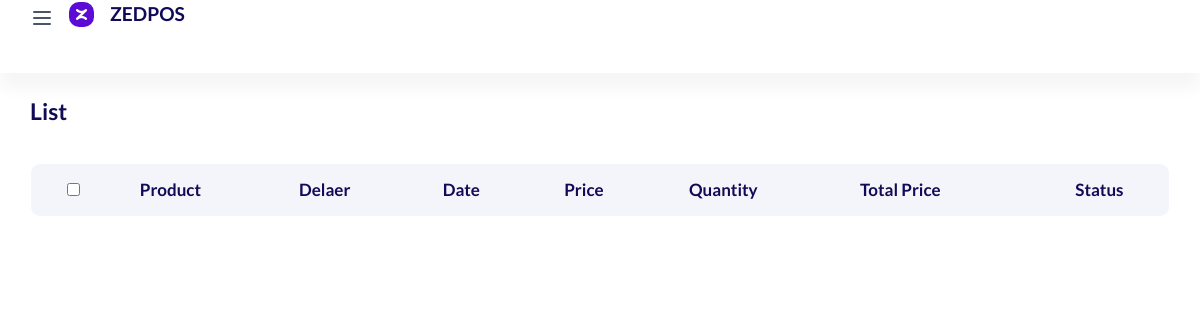
The app's page /dealers/brought/1/, older data.
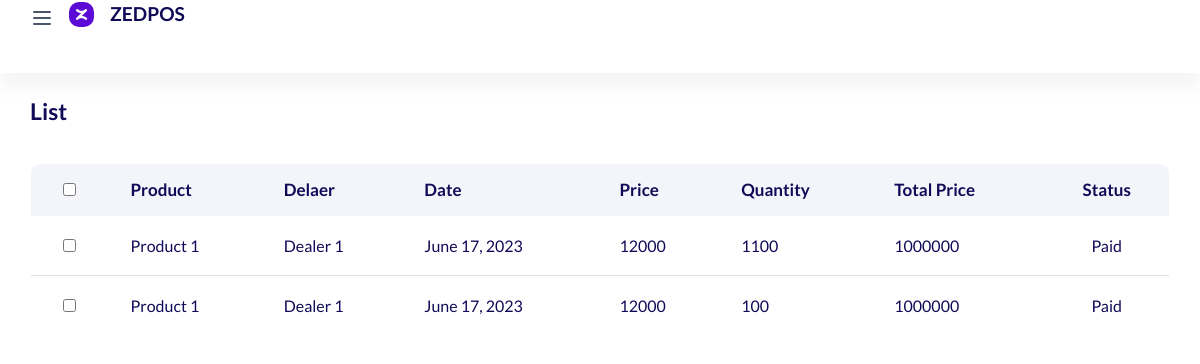
The same page, newer data.
### warehouse/models.py (models this page shows, shortened)
class Warehouse(models.Model):
    STATUS = (
        ('Paid', "Paid"),
        ('Unpaid', 'Unpaid'),
    )
    product = models.ForeignKey(Product, on_delete=models.CASCADE, null=True, blank=True)
    dealer_id = models.ForeignKey(Dealer, on_delete=models.CASCADE)
    date = models.DateField()
    quantity = models.IntegerField(null=True)
    total_price = models.IntegerField()
    price = models.IntegerField()
    status = models.CharField(max_length=50, choices=STATUS)

### product/models.py (models this page shows)
class Product(models.Model):
    code = models.IntegerField(null=True)
    name = models.CharField(max_length=50)
    arrival_price = models.IntegerField()
    price = models.IntegerField()
    measure = models.ForeignKey(Measure, on_delete=models.SET_NULL, null=True)
    quantity = models.FloatField(null=True)
    is_active = models.BooleanField(default=True)
    count = models.IntegerField(null=True, blank=True, default=0)
    def __str__(self):
        return self.name

### dealer/models.py (models this page shows)
class Dealer(models.Model):
    name = models.CharField(max_length=50)
    phone_num = models.CharField(max_length=50, null=True)
    def __str__(self):
        return self.name

### dealer/views.py (the view)
# urls.py: path('brought/<int:i>/', dealer_brought),
def dealer_brought(request, i):
    data = {
        "dealers": Warehouse.objects.filter(dealer_id=i)
    }
    return render(request, "people/dealers-brought.html", data)

### templates/people/dealers-brought.html (shortened to what this page needs)
<!doctype html>
{% load static %}
<html lang="en">
  <head>
      <link rel="stylesheet" href="{% static 'assets/css/backend-plugin.min.css' %}">
      <link rel="stylesheet" href="{% static 'assets/css/backend.css' %}">
      <link rel="stylesheet" href="{% static 'assets/css/css.css' %}">
      <link rel="stylesheet" href="{% static 'assets/vendor/@fortawesome/fontawesome-free/css/all.min.css' %}">
      <link rel="stylesheet" href="{% static 'assets/vendor/line-awesome/dist/line-awesome/css/line-awesome.min.css' %}">
      <link rel="stylesheet" href="{% static 'assets/vendor/remixicon/fonts/remixicon.css' %}">  </head>
  <body class="  ">
    <div class="wrapper">
                <div class="iq-top-navbar">
          <div class="iq-navbar-custom">
              <nav class="navbar navbar-expand-lg navbar-light p-0">
                  <div class="iq-navbar-logo d-flex align-items-center justify-content-between">
                      <i class=" wrapper-menu"><?xml version="1.0" ?><svg fill="none" height="24" viewBox="0 0 24 24" width="24" xmlns="http://www.w3.org/2000/svg"><path d="M4 6H20M4 12H20M4 18H20" stroke="#4A5568" stroke-linecap="round" stroke-linejoin="round" stroke-width="2"/></svg></i>
                      <a href="../index.html" class="header-logo">
                          <img src="{% static 'zed.png' %}" class="img-fluid rounded-normal" alt="logo">
                          <h5 class="logo-title ml-3">ZEDPOS</h5>
                      </a>
                  </div>
              </nav>
          </div>
      </div>
      <div class="content-page">
     <div class="container-fluid">
        <div class="row">
            <div class="col-lg-12">
                <div class="d-flex flex-wrap flex-wrap align-items-center justify-content-between mb-4">
                    <div>
                        <h4 class="mb-3">List</h4>
                    </div>
                </div>
            </div>
            <div class="col-lg-12">
                <div class="table-responsive rounded mb-3">
                <table class="data-table table mb-0 tbl-server-info">
                    <thead class="bg-white text-uppercase">
                        <tr class="ligth ligth-data">
                            <th>
                                <div class="checkbox d-inline-block">
                                    <input type="checkbox" class="checkbox-input" id="checkbox1">
                                </div>
                            </th>
                            <th>Product</th>
                            <th>Delaer</th>
                            <th>Date</th>
                            <th>Price</th>
                            <th>Quantity</th>
                            <th>Total price</th>
                            <th>Status</th>
                        </tr>
                    </thead>
                    <tbody class="ligth-body">
                    {% for p in dealers %}
                        <tr>
                            <td>
                                <div class="checkbox d-inline-block">
                                    <input type="checkbox" class="checkbox-input" id="checkbox2">
                                </div>
                            </td>
                            <td>
                                <div class="d-flex align-items-center">
                                    <div>
                                        {{ p.product }}
                                    </div>
                                </div>
                            </td>
                            <td>{{ p.dealer_id }}</td>
                            <td>{{ p.date }}</td>
                            <td>{{ p.price }}</td>
                            <td>{{ p.quantity }}</td>
                            <td>{{ p.total_price }}</td>
                            <td>{{ p.status }}</td>
                        </tr>
                    {% endfor %}
                    </tbody>
                </table>
                </div>
            </div>
        </div>
    </div>
  </body>
</html>

Row changes from the older to the newer data that the page shows:
added Warehouse: product "Product 1", dealer_id "Dealer 1", date "June 17, 2023", price "12000", quantity "1100", total_price "1000000", status "Paid"
added Warehouse: product "Product 1", dealer_id "Dealer 1", date "June 17, 2023", price "12000", quantity "100", total_price "1000000", status "Paid"
